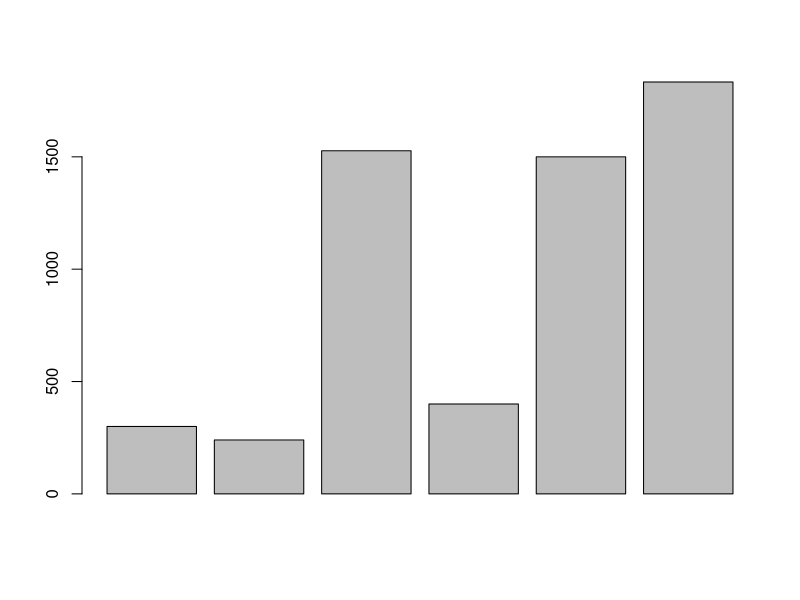
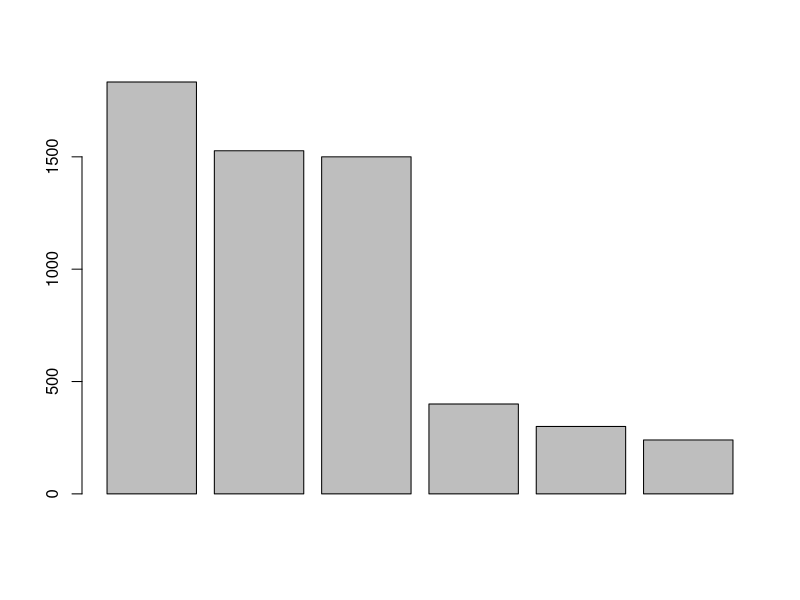
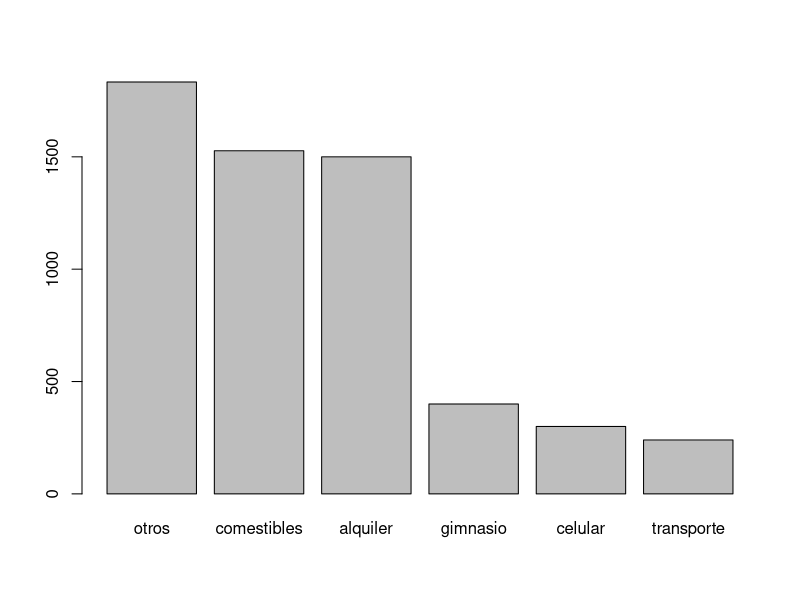

Here is the R script that generated these plots, in order:
# Laboratorio 1
# 29/08/22
# Jorge Ivan Garza Aldape

# Parte 1 R y RStudio

# Gastos totales
300 + 240 + 1527 + 400 + 1500 + 1833

celular <- 300
celular
transporte <- 240
transporte
comestibles <- 1527
comestibles
gimnasio <- 400
gimnasio
alquiler <- 1500
alquiler
otros <- 1833
otros

# Sumatoria y objeto total

gast.total <- sum(celular, transporte, comestibles, gimnasio, alquiler, otros)

gast.total

# Gastos a 5 meses

gast.cinco <- gast.total * 5
gast.cinco

# Gastos a 10 meses

gast.diez <- gast.total * 10
gast.diez

# Autoevaluación

gastos <- c(celular, transporte, comestibles, gimnasio, alquiler, otros)
gastos

barplot(gastos)

sort(gastos, decreasing = T)

barplot(gastos[order(gastos, decreasing = T)])

barplot(gastos[order(gastos, decreasing = T)], names.arg = c("otros", "comestibles", "alquiler", "gimnasio", "celular", "transporte"))


# Parte 2 Variables

# Problema 1:

#Nombre del estudiante: Cualitativa
#Fecha de nacimiento: Cuantitativa
#Edad: Cuantitativa
#Dirección de casa: Cualitativa dependiendo de la variable que más se repita
#Número de teléfono: Cuantitativa
#Área principal de estudio: Cualitativa
#Grado de año de aniversario: Cuantitativa
#Puntaje en la prueba de mitad de periodo (basado en 100 puntos posibles): Cuantitativa
#Calificación general: Cualitativa
#Tiempo (en minutos) para completarla prueba final de MCF: Cuantitativa
#Número de hermanos: Cuantitativa


# Problema 2:

# Objeto elegido: Plantas

# Variables cuantitativas: 1.-Diametro de inflorescencia 2.-Longitud de las hojas 3.-Altura de planta 4.-Ancho de la hoja 5.-Diametro de tallo 6.-Peso de la semilla 7.-Longitud de tallo

# Variables categóricas: 1.-Color de tallo 2.-Forma de las hojas 3.-Color de las hojas 4.-Color de inflorescencia 5.-Forma de inflorescencia 6.-Densidad de inflorescencia 7.-Color de la semilla


# Problema 3:

# Formas electrónicas de expresar opiniones.¿Son una variable cuantitativa o cualitativa?

# Es una variable cuantitativa ya que entrega valores numéricos aunque las descripciones no sean números.


# Problema 4:

# 1.- ¿Cuál es la cantidad promedio de horas que los estudiantes de universidades públicas trabajan cada semana?
#Individuos de interés: Estudiantes de univerisdades públicas.
#Variables: Cantidad promedio de horas (Variable cuantitativa).
#
# 2.- ¿Qué proporción de todos los estudiantes universitarios de México están inscritos en una universidad pública?
#Individuos de interés: Estudiantes universitarios de México.
#Variables: Inscripciones en una universidad pública (Variable cualitativa).
#
# 3.- En las universidades públicas, ¿las estudiantes feminas tienen un promedio de CENEVAL más alto que los estudiantes varones?
#Individuos de interés: Estudiantes feminas.
#Variables: Promedio de CENEVAL (Variable cuantitativa).
#
# 4.- ¿Es más probable que los atletas universitarios reciban asesoramiento académico que los atletas no universitarios?
#Individuos de interés: Atletas universitarios.
#Variables: Asesoramiento académico (Variable cualitativa).
#
# 5.- Si reuniéramos datos para responder a las preguntas de la investigación anterior, ¿qué datos podrían analizarse mediante un histograma? ¿Cómo lo sabes?
#Los datos que podrían analizarse mediante un histograma son los datos de las variables cuantitativas dado que estas ofrecen resultados numéricos.
#
